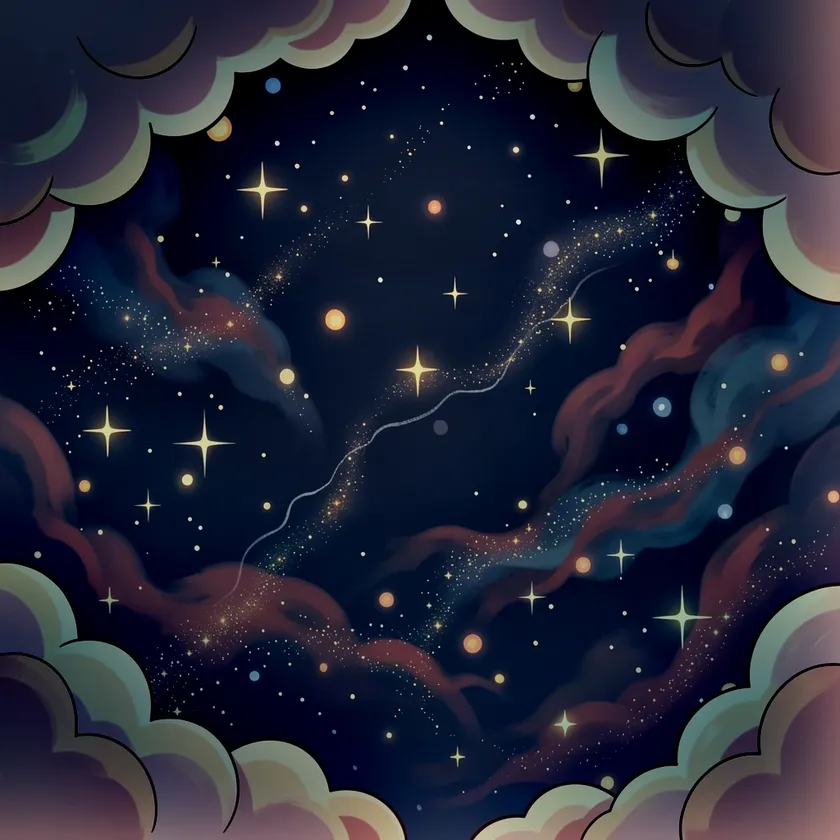
#> input picture data/hub/map_planetenkarte.webp, 840 x 840 px, shrunk from 1024 x 1024 before the run
$ python heal_map_seams.py ../../hub/map_planetenkarte.webp ../../hub/map_planetenkarte.webp ../../hub/map_planetenkarte.webp
#> lines starting #> are read from the running program, lines starting #| are printed output that depends on the picture
"""Kachelnaehte entfernen, ohne die nachgeschaerfte Zeichnung zu verlieren.

Der Kachel-Durchgang (FLUX.2) erfindet die feine Zeichnung, die eine Karte beim
Hineinzoomen braucht. Er hinterlaesst aber an jeder Kachelgrenze eine harte
Linie: beim Dekodieren bekommt jede Kachel einen Rand, und weil der
Zusammensetz-Knoten auf Stoss stoesst statt zu ueberblenden, reihen sich diese
Raender zu geraden Linien im Raster "Kachelgroesse minus Ueberlappung". Pro
Kachelgrenze sind es zwei Linien wenige Pixel auseinander - die beiden Raender
des Ueberlappungsstreifens.

Es ist kein Tonwertsprung: ein Austausch der groben Toene laesst die Linie
stehen. Sie sitzt in zwei bis drei Pixeln. Behandlung deshalb Linie fuer Linie:
ein schmales Band aus dem nahtlosen Durchgang (reines Hochskalieren desselben
Entwurfs) einsetzen, vorher im Tonwert an die unmittelbare Umgebung
angeglichen, damit kein heller Streifen zurueckbleibt.
"""
import sys

import numpy as np
from PIL import Image

CORE = 1           # so viele Pixel links und rechts der Linie werden voll ersetzt
FEATHER = 3        # ueber so viele weitere Pixel laeuft die Ersetzung aus
REFERENCE = 6      # so breit wird links und rechts der Tonwert gemessen
SMOOTH_ROWS = 65
MIN_COVERAGE = 0.30   # so viel Anteil der Zeilen muss eine Linie treffen
NEIGHBOURHOOD = 16    # so weit darf die zweite Linie eines Paares entfernt liegen


def find_seam_lines(gray: np.ndarray) -> list[tuple[int, int]]:
    """Einzelne durchgehende Linien finden, echte Bildkanten aussparen.

    Eine Kachelnaht laeuft ueber die ganze Bildhoehe und ist dort ueberall
    ungefaehr gleich stark. Eine gezeichnete Kante trifft nur einen Teil der
    Zeilen und ist dazwischen null. Der Unterschied ist der Anteil der Zeilen,
    in denen die Kante ueberhaupt vorkommt - nur wer fast durchgehend da ist,
    wird angefasst.
    """
    per_row = np.abs(np.diff(gray, axis=1))
    gradient = per_row.mean(axis=0)
    threshold = gradient.mean() + 4 * gradient.std()
    lines: list[tuple[int, int]] = []
    for hit in (int(value) for value in np.where(gradient > threshold)[0]):
        coverage = float((per_row[:, hit] > 0.4 * gradient[hit]).mean())
        if coverage < MIN_COVERAGE:
            continue
        if lines and hit - lines[-1][1] <= 1:
            lines[-1] = (lines[-1][0], hit)
        else:
            lines.append((hit, hit))
    return lines


def smooth_along_rows(values: np.ndarray) -> np.ndarray:
    kernel = np.ones(SMOOTH_ROWS, dtype=np.float32) / SMOOTH_ROWS
    padded = np.pad(values, ((SMOOTH_ROWS // 2, SMOOTH_ROWS // 2), (0, 0)), mode="edge")
    return np.stack(
        [np.convolve(padded[:, channel], kernel, mode="valid") for channel in range(values.shape[1])],
        axis=1,
    )


def patch_line(target: np.ndarray, source: np.ndarray, line: tuple[int, int]) -> bool:
    low, high = line
    width = target.shape[1]
    band_low, band_high = low - CORE, high + CORE
    outer_low, outer_high = band_low - FEATHER, band_high + FEATHER
    reference_low, reference_high = outer_low - REFERENCE, outer_high + REFERENCE
    if reference_low < 0 or reference_high + 1 > width:
        return False

    # Tonwert des Ersatzmaterials an die unmittelbare Umgebung angleichen.
    def band_mean(data: np.ndarray) -> np.ndarray:
        left = data[:, reference_low:outer_low].mean(axis=1)
        right = data[:, outer_high + 1:reference_high + 1].mean(axis=1)
        return (left + right) / 2.0

    offset = smooth_along_rows(band_mean(target) - band_mean(source))

    for column in range(outer_low, outer_high + 1):
        if band_low <= column <= band_high:
            weight = 1.0
        else:
            distance = band_low - column if column < band_low else column - band_high
            weight = 1.0 - distance / (FEATHER + 1)
        replacement = source[:, column] + offset
        target[:, column] = target[:, column] * (1 - weight) + replacement * weight
    return True


def patch_axis(target: np.ndarray, source: np.ndarray) -> list[tuple[int, int]]:
    patched = [line for line in find_seam_lines(target.mean(axis=2)) if patch_line(target, source, line)]

    # Jede Kachelgrenze hinterlaesst ein Linienpaar - die zweite ist oft
    # schwaecher und faellt erst auf, wenn die erste weg ist. Ein zweiter
    # Durchgang sucht deshalb nur noch in der Nachbarschaft der bereits
    # behandelten Stellen; alles andere ist Zeichnung und bleibt unberuehrt.
    known = [(low + high) / 2.0 for low, high in patched]
    for line in find_seam_lines(target.mean(axis=2)):
        centre = (line[0] + line[1]) / 2.0
        if not any(abs(centre - position) <= NEIGHBOURHOOD for position in known):
            continue
        if patch_line(target, source, line):
            patched.append(line)
    return patched


tiled_path, seamless_path, target_path = sys.argv[1], sys.argv[2], sys.argv[3]
tiled_image = Image.open(tiled_path).convert("RGB")
#> tiled_image is the input picture: PIL image 840x840 RGB; mean R, G, B 35.2, 37.6, 54.7
seamless_image = Image.open(seamless_path).convert("RGB")
if tiled_image.size != seamless_image.size:
    raise SystemExit(f"Groessen passen nicht: {tiled_image.size} vs {seamless_image.size}")

canvas = np.asarray(tiled_image, dtype=np.float32).copy()
seamless = np.asarray(seamless_image, dtype=np.float32)

seam_columns = patch_axis(canvas, seamless)
#> in find_seam_lines, `per_row = np.abs(np.diff(gray, axis=1))`:
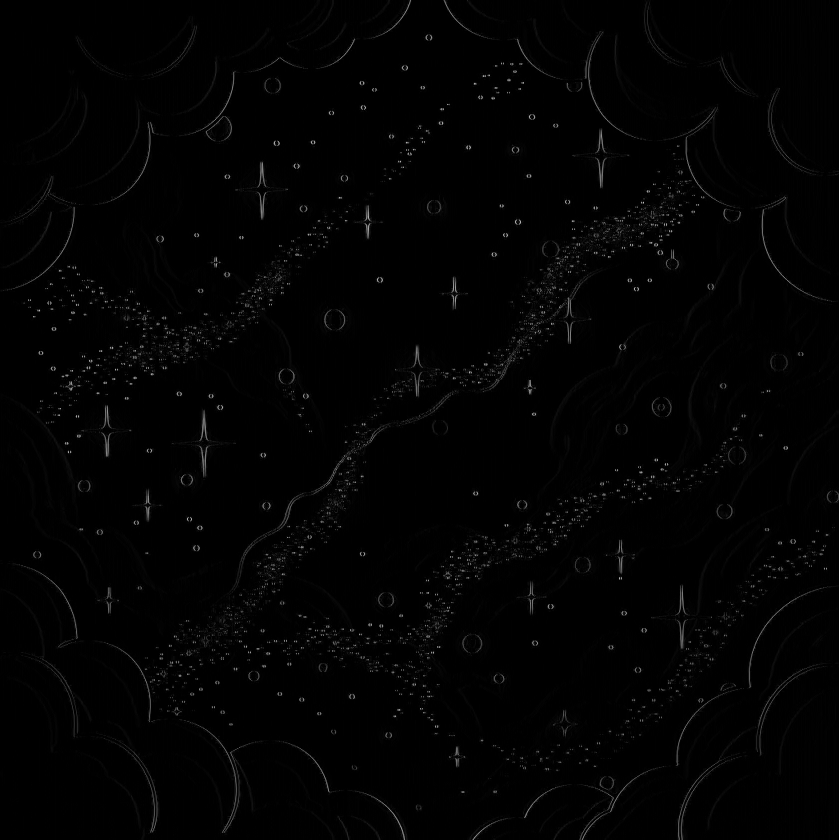
#> per_row: shape (840, 839) float32; min 0, max 189.7, mean 2.7
#> in find_seam_lines, `per_row = np.abs(np.diff(gray, axis=1))`:
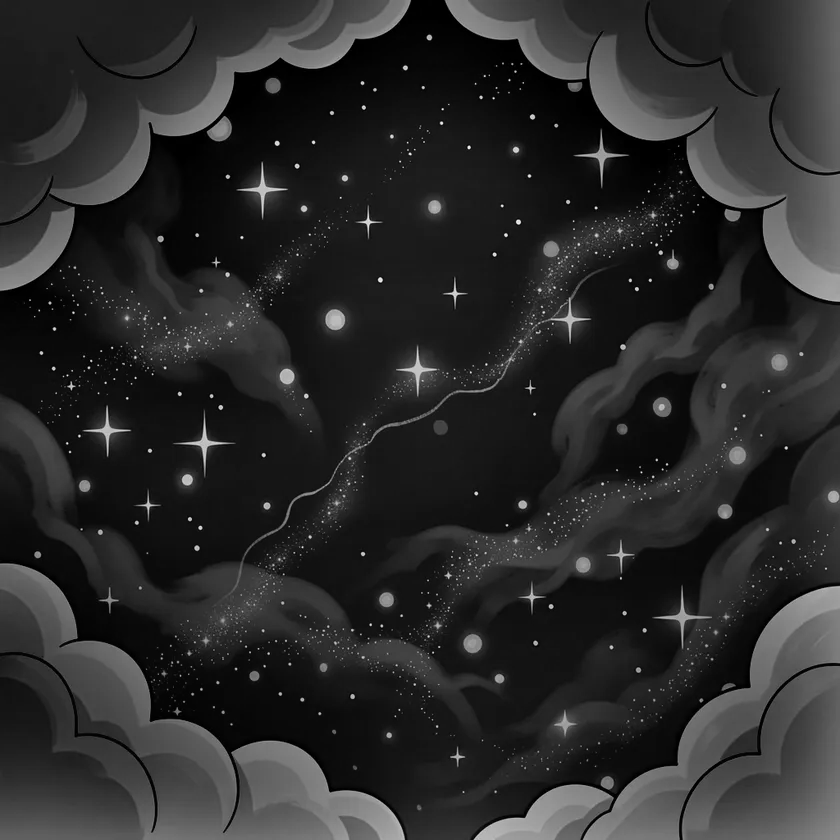
#> gray: shape (840, 840) float32; min 0, max 244.7, mean 42.5
#> in find_seam_lines, `gradient = per_row.mean(axis=0)`: gradient = 839 values, max 7.97 at index 530, min 0.194 at index 0, mean 2.67
#> in find_seam_lines, `threshold = gradient.mean() + 4 * gradient.std()`: threshold = 7.34
#> the loop in find_seam_lines, `for hit in (int(value) for value in np.where(gradient > threshold)[0]):` made 4 passes
#> (hit, coverage) on passes 1 to 4: (148, 0.233), (530, 0.198), (680, 0.208), (682, 0.213)
#> after the loop in find_seam_lines, `for hit in (int(value) for value in np.where(gradient > threshold)[0]):`: lines = []
#> seam_columns = []
canvas = np.ascontiguousarray(canvas.transpose(1, 0, 2))
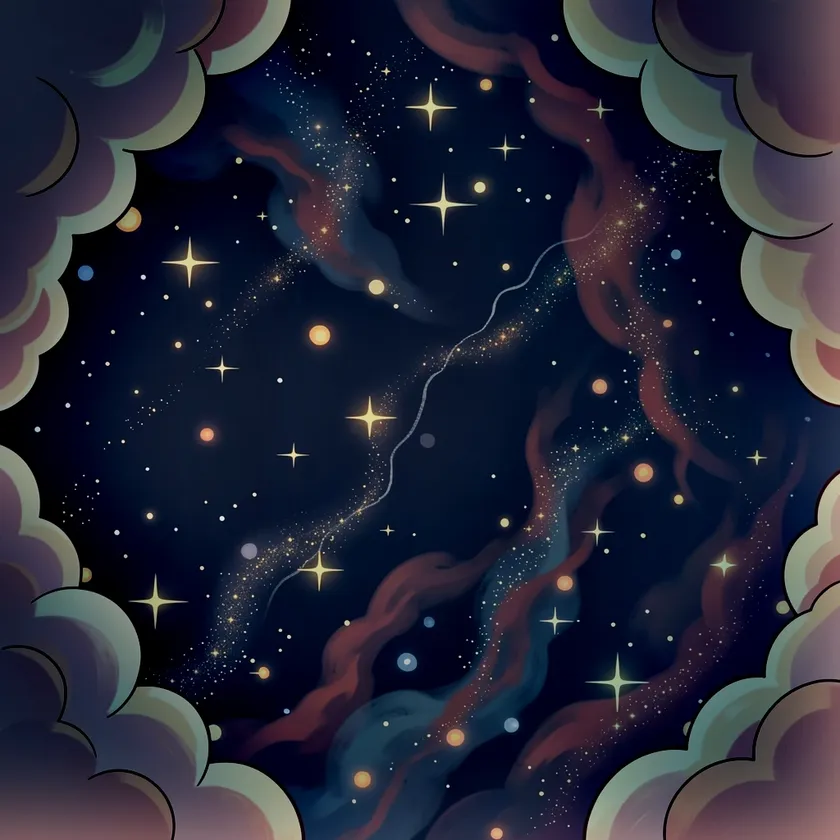
#> canvas: shape (840, 840, 3) float32; mean R, G, B 35.1, 37.5, 54.7
seam_rows = patch_axis(canvas, np.ascontiguousarray(seamless.transpose(1, 0, 2)))
#> in find_seam_lines (call 3), `per_row = np.abs(np.diff(gray, axis=1))`:
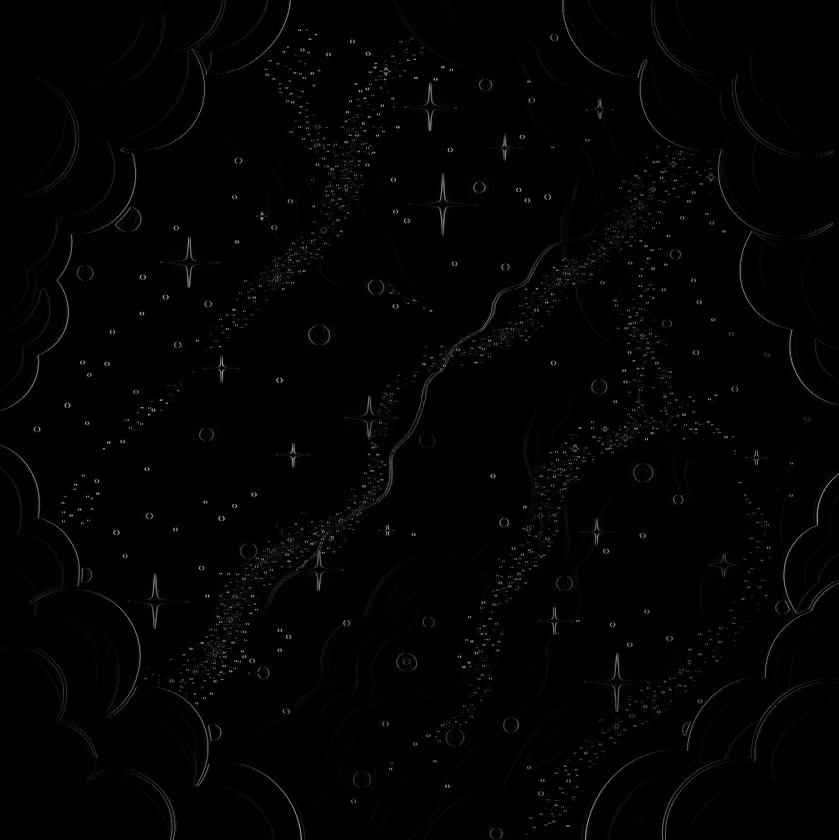
#> per_row: shape (840, 839) float32; min 0, max 186.3, mean 2.7
#> in find_seam_lines (call 3), `per_row = np.abs(np.diff(gray, axis=1))`:
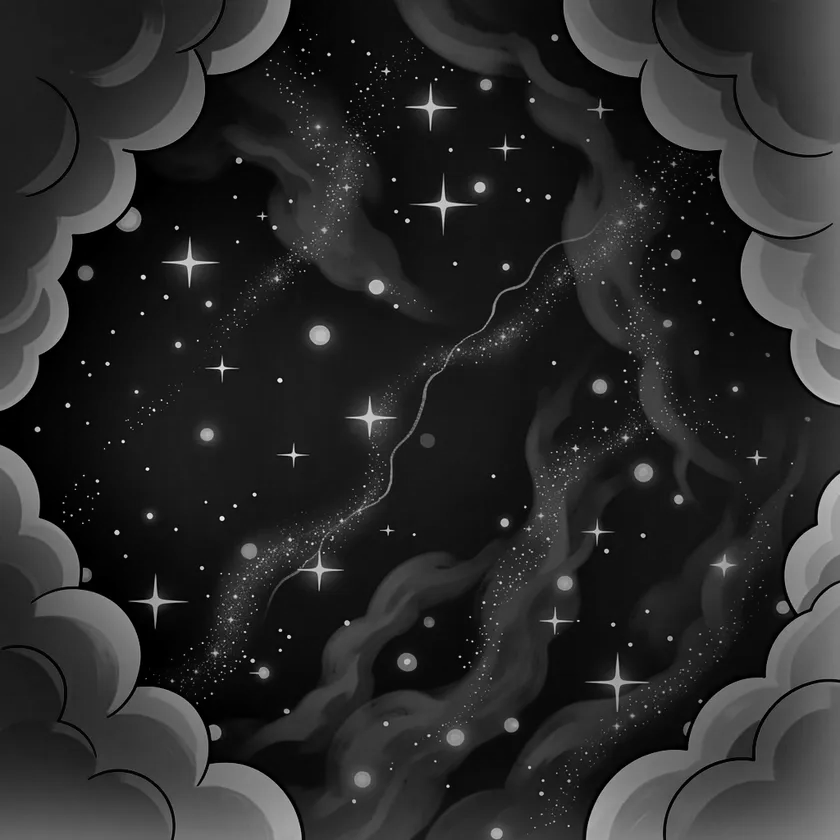
#> gray: shape (840, 840) float32; min 0, max 244.7, mean 42.5
#> in find_seam_lines (call 3), `gradient = per_row.mean(axis=0)`: gradient = 839 values, max 7.13 at index 368, min 0.269 at index 0, mean 2.73
#> in find_seam_lines (call 3), `threshold = gradient.mean() + 4 * gradient.std()`: threshold = 7.26
#> seam_rows = []
canvas = np.ascontiguousarray(canvas.transpose(1, 0, 2))

Image.fromarray(np.clip(canvas, 0, 255).astype(np.uint8)).save(target_path)
print(f"Linien ersetzt - senkrecht {seam_columns}, waagerecht {seam_rows}")
#| Linien ersetzt - senkrecht [], waagerecht []
